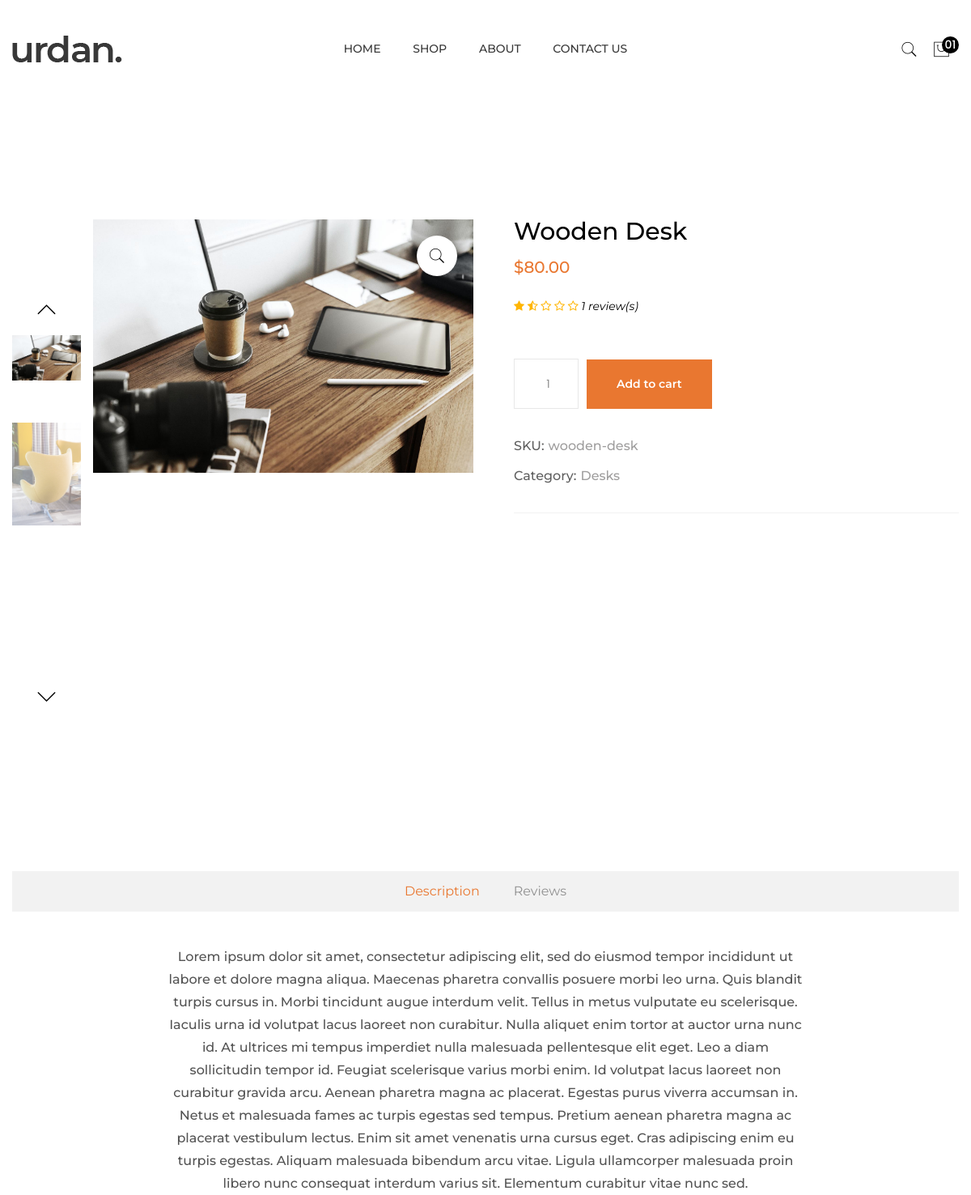
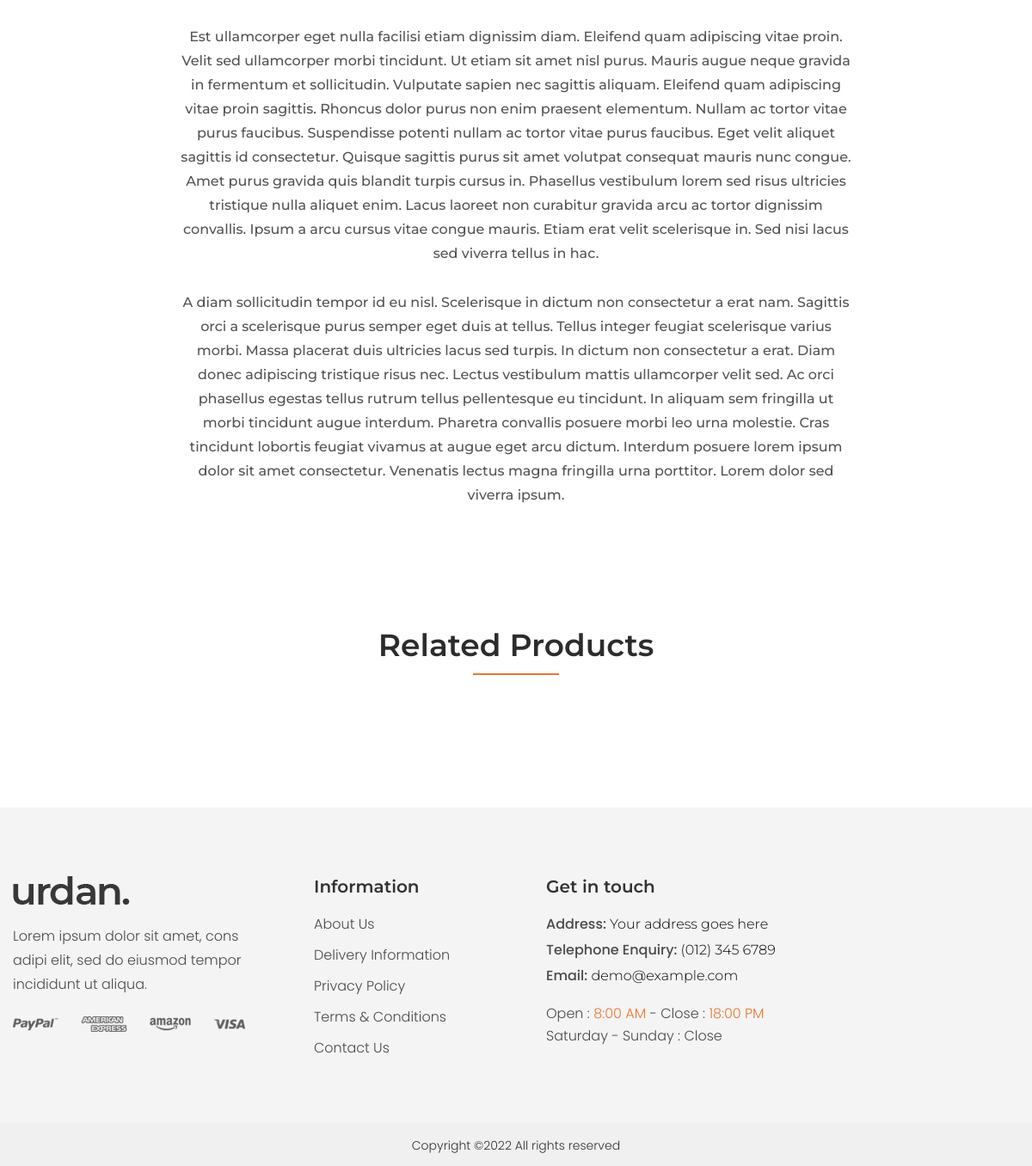
/shop/desks/wooden-desk, run on an earlier commit of the app's database (2 pictures, top to bottom).
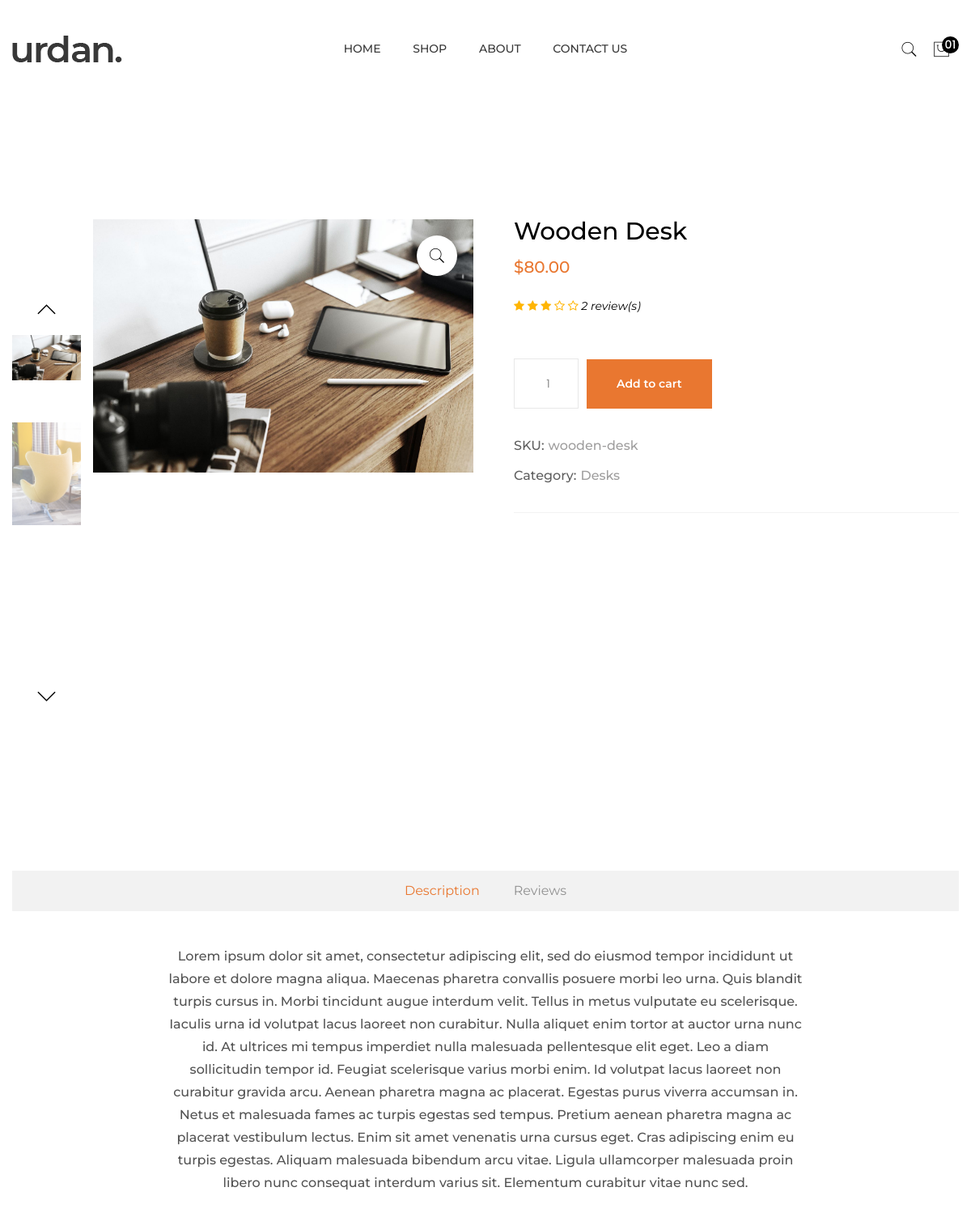
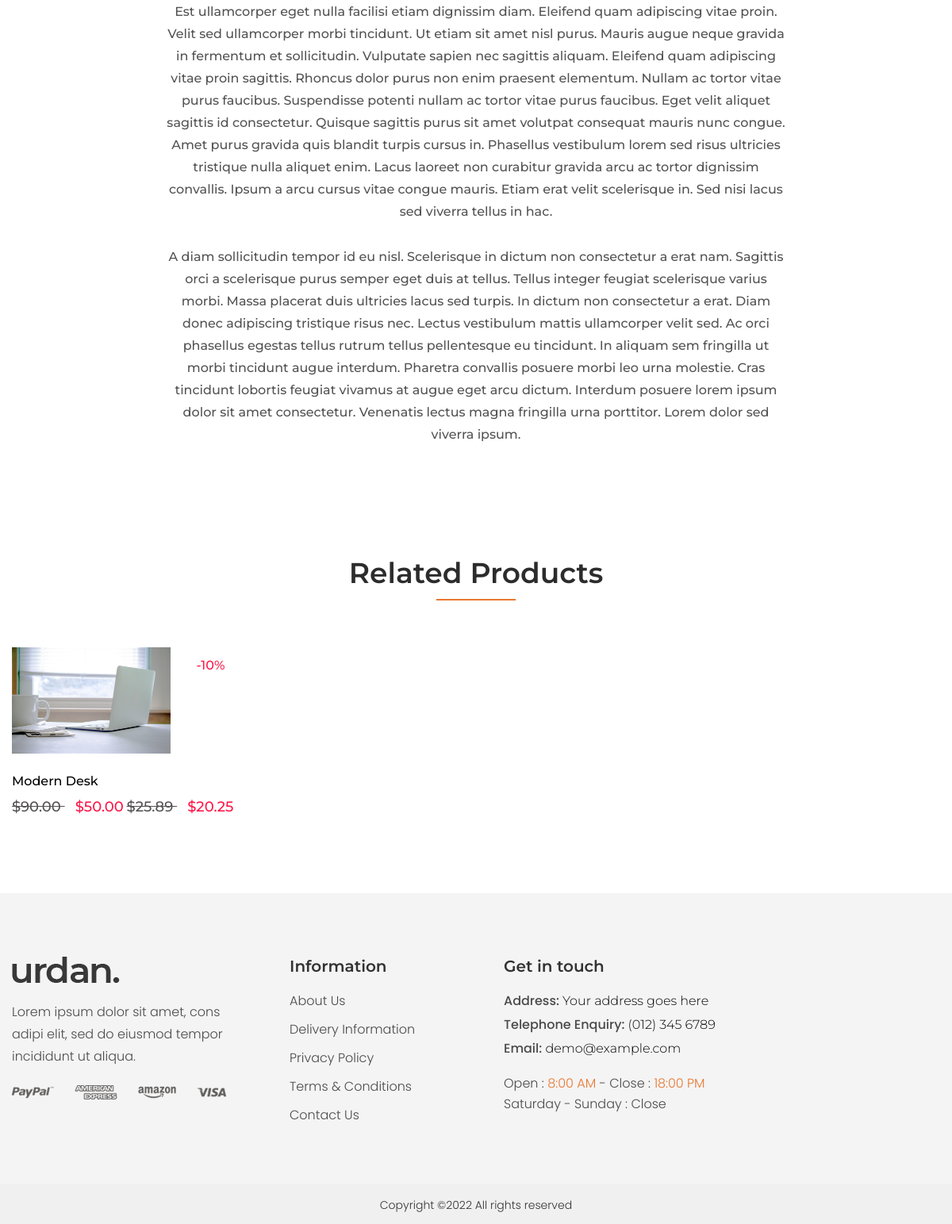
And on a later commit of the database (2 pictures, top to bottom).
### store/models.py (models this page shows, shortened)
class Product(models.Model):
    product_name = models.CharField(max_length=200, unique=True)
    slug = models.SlugField(max_length=200, unique=True)
    category = models.ForeignKey(Category, on_delete=models.CASCADE)
    main_image_alt = models.CharField(max_length=2000, null=True, blank=True)
    description = HTMLField(max_length=7500, blank=True)
    price = models.DecimalField(max_digits=7, decimal_places=2)
    sale_price = models.DecimalField(max_digits=7, decimal_places=2, blank=True, null=True)
    main_image = models.ImageField(upload_to='photos/products')
    stock = models.IntegerField(blank=True, null=True)
    is_available = models.BooleanField(default=True)
    created_date =  models.DateTimeField(auto_now_add=True)
    modified_date = models.DateTimeField(auto_now=True)
    num_sold = models.IntegerField(default=0)
    def average_review(self):
        reviews = ReviewRating.objects.filter(product=self, visible=True).aggregate(average=Avg('rating'))
        avg = 0
        if reviews['average'] is not None:
            avg = float(reviews['average'])
        return avg
    def count_review(self):
        reviews = ReviewRating.objects.filter(product=self, visible=True).aggregate(count=Count('id'))
        count = 0
        if reviews['count'] is not None:
            count = int(reviews['count'])
            return count
        else:
            pass
    def get_url(self):
        return reverse('product_detail', args=[self.category.slug, self.slug])

class ProductGallery(models.Model):
    product = models.ForeignKey(Product, default=None, on_delete=models.CASCADE)
    alt_text = models.CharField(max_length=2000, null=True, blank=True)
    image = models.ImageField(upload_to='store/products', max_length=455)
    class Meta:
        verbose_name = 'product gallery'
        verbose_name_plural = 'product gallery'

### category/models.py (models this page shows, shortened)
class Category(models.Model):
    category_name = models.CharField(max_length=100, unique=True)
    slug = models.SlugField(max_length=100, unique=True)
    description = models.TextField(max_length=1000, blank=True)
    class Meta:
        verbose_name = 'Category'
        verbose_name_plural = 'Categories'
    def __str__(self):
        return self.category_name

### store/views.py (the view)
# urls.py: path('<slug:category_slug>/<slug:product_slug>', views.product_detail, name='product_detail'),
def product_detail(request, category_slug, product_slug):
    product = Product.objects.get(slug=product_slug)
    product_gallery = ProductGallery.objects.filter(product=product)
    reviews = ReviewRating.objects.filter(product=product, visible=True)
    related_products = Product.objects.filter(category=product.category)
    context = {
        'product': product,
        'product_gallery': product_gallery,
        'reviews': reviews,
        'related_products': related_products,
    }
    return render(request, 'product_details.html', context=context)

### templates/product_details.html (shortened to what this page needs)
{% extends 'base.html' %}
{% load static %}
{% block content %}
        <div class="product-details-area pb-100 pt-100">
            <div class="container">
                <div class="row">
                    <div class="col-lg-6">
                        <div class="product-details-img-wrap product-details-vertical-wrap" data-aos="fade-up" data-aos-delay="200">
                            <div class="product-details-small-img-wrap">
                                <div class="swiper-container product-details-small-img-slider-1 pd-small-img-style">
                                    <div class="swiper-wrapper">
                                        <div class="swiper-slide">
                                            <div class="product-details-small-img">
                                                <img src="{{ product.main_image.url }}" alt="{{product.main_image_alt}}">
                                            </div>
                                        </div>
                                        {% for image in product_gallery %}
                                        <div class="swiper-slide">
                                            <div class="product-details-small-img">
                                                <img src="{{image.image.url}}" alt="{{image.alt_text}}">
                                            </div>
                                        </div>
                                        {% endfor %}
                                    </div>
                                </div>
                                <div class="pd-prev pd-nav-style"> <i class="ti-angle-up"></i></div>
                                <div class="pd-next pd-nav-style"> <i class="ti-angle-down"></i></div>
                            </div>
                            <div class="swiper-container product-details-big-img-slider-1 pd-big-img-style">
                                <div class="swiper-wrapper">
                                    <div class="swiper-slide">
                                        <div class="easyzoom-style">
                                            <div class="easyzoom easyzoom--overlay">
                                                <a href="{{product.main_image.url}}">
                                                    <img src="{{product.main_image.url}}" alt="">
                                                </a>
                                            </div>
                                            <a class="easyzoom-pop-up img-popup" href="{{product.main_image.url}}">
                                                <i class="pe-7s-search"></i>
                                            </a>
                                        </div>
                                    </div>
                                </div>
                            </div>
                        </div>
                    </div>
                    <div class="col-lg-6">
                        <div class="product-details-content" data-aos="fade-up" data-aos-delay="400">
                            <h2>{{product.product_name}}</h2>
                            <div class="product-details-price">
                                {% if product.sale_price %}
                                <span class="old-price">${{product.price}} </span>
                                <span class="new-price">${{product.sale_price}}</span>
                                {% else %}
                                <span class="new-price">${{product.price}}</span>
                                {% endif %}
                            </div>
                            <div class="rating-star">
                                  <span>
                                  <i class="fa fa-star{% if product.average_review == 0.5%}-half-o{% elif product.average_review < 1 %}-o {%endif%}" aria-hidden="true"></i>
                                  <i class="fa fa-star{% if product.average_review == 1.5%}-half-o{% elif product.average_review < 2 %}-o {%endif%}" aria-hidden="true"></i>
                                  <i class="fa fa-star{% if product.average_review == 2.5%}-half-o{% elif product.average_review < 3 %}-o {%endif%}" aria-hidden="true"></i>
                                  <i class="fa fa-star{% if product.average_review == 3.5%}-half-o{% elif product.average_review < 4 %}-o {%endif%}" aria-hidden="true"></i>
                                  <i class="fa fa-star{% if product.average_review == 4.5%}-half-o{% elif product.average_review < 5 %}-o {%endif%}" aria-hidden="true"></i>
                                  </span>
                                                <span>
                                <em>{{product.count_review}} review(s)</em>
                                </span>
                                  </div>
                            <div class="product-details-action-wrap">
                                <div class="product-quality">
                                    <input class="cart-plus-minus-box input-text qty text" name="quantity" value="1">
                                </div>
                                <div class="single-product-cart btn-hover">
                                    <a href="javascript:{}" onclick="document.getElementById('add_cart').submit();">Add to cart</a>
                                </div>
                            </div>
                            <div class="product-details-meta">
                                <ul>
                                    <li><span class="title">SKU:</span>
                                        {{product.slug}}</li>
                                    <li><span class="title">Category:</span>
                                        {{product.category}}
                                    </li>
                                </ul>
                            </div>
                        </div>
                    </div>
                </div>
            </div>
        </div>
        <div class="description-review-area pb-85">
            <div class="container">
                <div class="description-review-topbar nav" data-aos="fade-up" data-aos-delay="200">
                    <a class="active" data-bs-toggle="tab" href="#des-details1"> Description </a>
                    <a data-bs-toggle="tab" id="" href="#des-details3" class=""> Reviews </a>
                </div>
                <div class="tab-content">
                    <div id="des-details1" class="tab-pane active">
                        <div class="product-description-content text-center">
                            {% autoescape off %}
                            <p data-aos="fade-up" data-aos-delay="200"> {{product.description}} </p>
                            {% endautoescape %}
                        </div>
                    </div>
                </div>
            </div>
        </div>
        <div class="related-product-area pb-95">
            <div class="container">
                <div class="section-title-2 st-border-center text-center mb-75" data-aos="fade-up" data-aos-delay="200">
                    <h2>Related Products</h2>
                </div>
                <div class="related-product-active swiper-container">
                    <div class="swiper-wrapper">
                        {% for related_prod in related_products %}
                        {% if  related_prod.id != product.id and forloop.counter < 5 %}
                        <div class="">
                            <div class="product-wrap" data-aos="fade-up" data-aos-delay="200">
                                <div class="product-img img-zoom mb-25">
                                    <a href="{{related_prod.get_url}}">
                                        <img style="max-width:200px;" src="{{related_prod.main_image.url}}" alt="">
                                    </a>
                                    <div class="product-badge badge-top badge-right badge-pink">
                                        <span>-10%</span>
                                    </div>
                                </div>
                                <div class="product-content">
                                    <h3><a href="{{related_prod.get_url}}">{{related_prod.product_name}}</a></h3>
                                    <div class="product-price">
                                        {% if related_prod.sale_price %}
                                <span class="old-price">${{related_prod.price}} </span>
                                <span class="new-price">${{related_prod.sale_price}}</span>
                                {% else %}
                                <span class="new-price">${{related_prod.price}}</span>
                                {% endif %}
                                        <span class="old-price">$25.89 </span>
                                        <span class="new-price">$20.25 </span>
                                    </div>
                                </div>
                            </div>
                        </div>
                        {% endif %}
                        {% endfor %}
                    </div>
                </div>
            </div>
        </div>
{% endblock content %}

What changed in the data, as far as the page shows it:
computed for Product "Wooden Desk": count_review "1" → "2"
added Product: main_image (picture), product_name "Modern Desk", price "90.00", sale_price "50.00"
